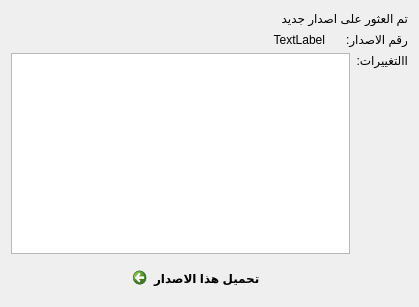
<?xml version="1.0" encoding="UTF-8"?>
<ui version="4.0">
 <class>UpdateDialog</class>
 <widget class="QDialog" name="UpdateDialog">
  <property name="geometry">
   <rect>
    <x>0</x>
    <y>0</y>
    <width>419</width>
    <height>307</height>
   </rect>
  </property>
  <property name="windowTitle">
   <string>ترقية البرنامج</string>
  </property>
  <property name="layoutDirection">
   <enum>Qt::RightToLeft</enum>
  </property>
  <layout class="QVBoxLayout" name="verticalLayout">
   <item>
    <widget class="QLabel" name="label_4">
     <property name="text">
      <string>تم العثور على اصدار جديد</string>
     </property>
    </widget>
   </item>
   <item>
    <layout class="QHBoxLayout" name="horizontalLayout">
     <item>
      <widget class="QLabel" name="label">
       <property name="sizePolicy">
        <sizepolicy hsizetype="Maximum" vsizetype="Preferred">
         <horstretch>0</horstretch>
         <verstretch>0</verstretch>
        </sizepolicy>
       </property>
       <property name="text">
        <string>رقم الاصدار:</string>
       </property>
      </widget>
     </item>
     <item>
      <widget class="QLabel" name="labelVersion">
       <property name="text">
        <string>TextLabel</string>
       </property>
       <property name="alignment">
        <set>Qt::AlignRight|Qt::AlignTrailing|Qt::AlignVCenter</set>
       </property>
       <property name="indent">
        <number>15</number>
       </property>
      </widget>
     </item>
    </layout>
   </item>
   <item>
    <layout class="QHBoxLayout" name="horizontalLayout_2">
     <item>
      <widget class="QLabel" name="label_3">
       <property name="text">
        <string>االتغييرات:</string>
       </property>
       <property name="alignment">
        <set>Qt::AlignLeading|Qt::AlignLeft|Qt::AlignTop</set>
       </property>
      </widget>
     </item>
     <item>
      <widget class="QTextEdit" name="textEdit"/>
     </item>
    </layout>
   </item>
   <item>
    <layout class="QHBoxLayout" name="horizontalLayout_3">
     <item>
      <spacer name="horizontalSpacer">
       <property name="orientation">
        <enum>Qt::Horizontal</enum>
       </property>
       <property name="sizeHint" stdset="0">
        <size>
         <width>40</width>
         <height>20</height>
        </size>
       </property>
      </spacer>
     </item>
     <item>
      <widget class="QCommandLinkButton" name="commandLinkButton">
       <property name="text">
        <string>تحميل هذا الاصدار</string>
       </property>
      </widget>
     </item>
     <item>
      <spacer name="horizontalSpacer_2">
       <property name="orientation">
        <enum>Qt::Horizontal</enum>
       </property>
       <property name="sizeHint" stdset="0">
        <size>
         <width>40</width>
         <height>20</height>
        </size>
       </property>
      </spacer>
     </item>
    </layout>
   </item>
  </layout>
 </widget>
 <resources/>
 <connections/>
</ui>
